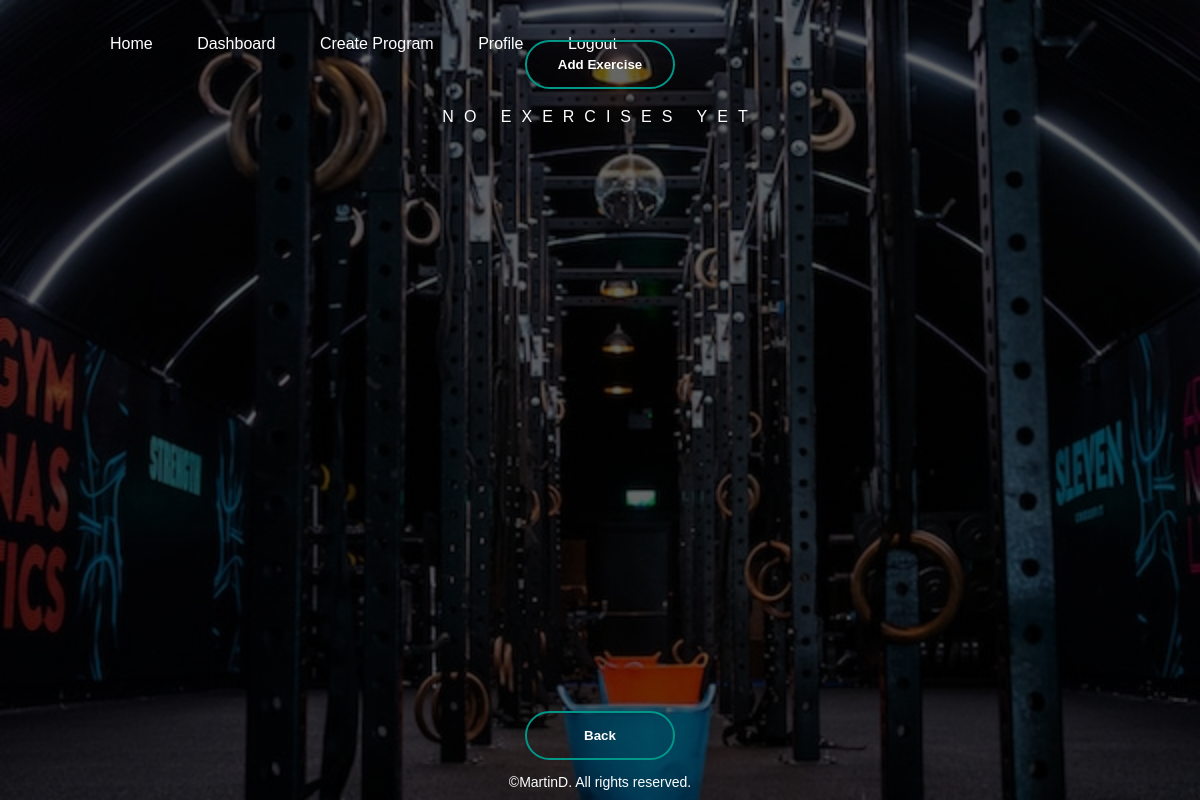
/programs/12/workout/17/exercise/info/ (signed in), run on an earlier commit of the app's database.
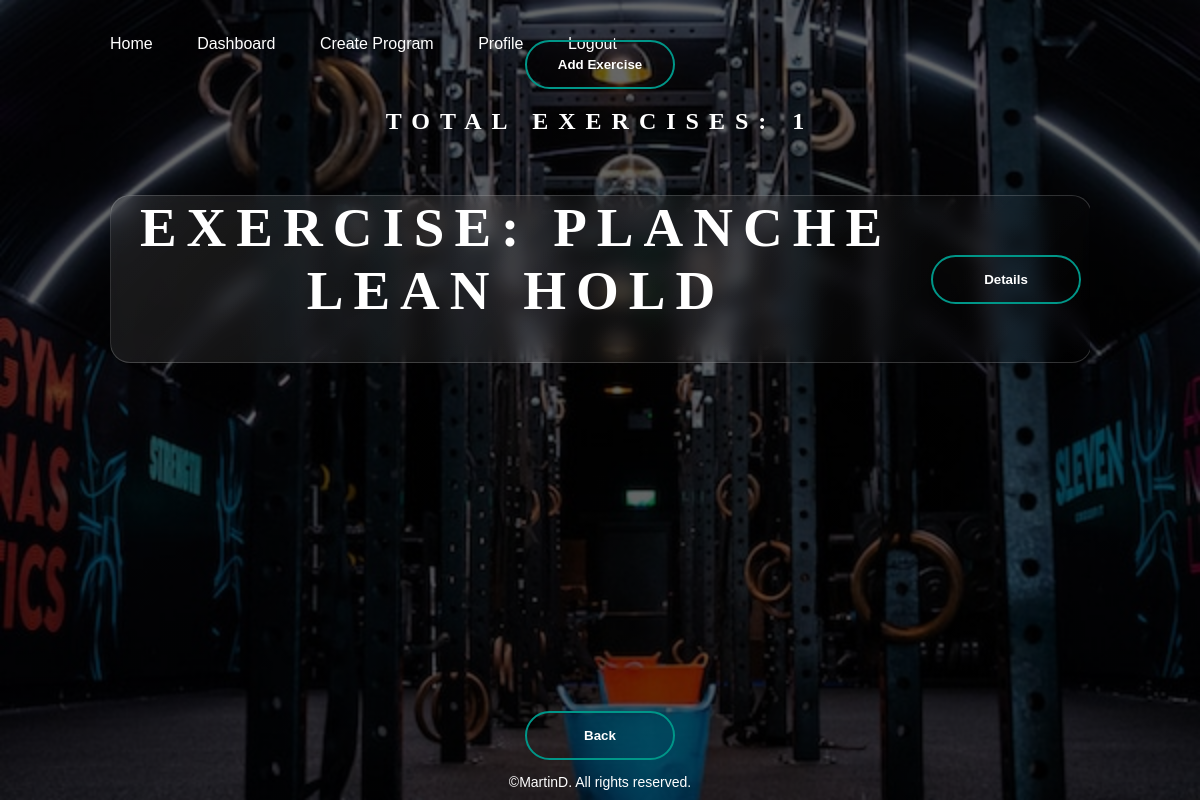
And on a later commit of the database.
### CalisthenicsWorkoutTracker/exercises/models.py (models this page shows, shortened)
class Exercise(models.Model):
    DIFFICULTY_CHOICES = [
        (1, 'Easy'),
        (2, 'Moderate'),
        (3, 'Intermediate'),
        (4, 'Challenging'),
        (5, 'Advanced'),
    ]
    MAX_NAME_LENGTH = 25
    MIN_NAME_LENGTH = 3
    MAX_DESCRIPTION_LENGTH = 200
    DEFAULT_REPETITIONS = 6
    MAX_REPETITIONS = 30
    name = models.CharField(
        max_length=MAX_NAME_LENGTH,
        validators=[MinLengthValidator(MIN_NAME_LENGTH), validate_exercise_name],
        verbose_name='Exercise Name',
        blank=False,
        null=False,
    )
    description = models.TextField(
        max_length=MAX_DESCRIPTION_LENGTH,
        verbose_name='Description',
        blank=True,
        null=True,
    )
    difficulty = models.IntegerField(
        choices=DIFFICULTY_CHOICES,
        verbose_name='Difficulty',
        help_text="1-5 (Easy to Advanced)",
        blank=False,
        null=False,
    )
    repetitions = models.PositiveIntegerField(
        default=DEFAULT_REPETITIONS,
        validators=[MaxValueValidator(MAX_REPETITIONS), validate_repetitions],
        verbose_name='Repetitions',
        blank=False,
        null=False,
    )
    workout = models.ForeignKey(
        to=Workout,
        on_delete=models.CASCADE,
        related_name='exercises_set',
        verbose_name='Workout',
    )
    user = models.ForeignKey(
        UserModel,
        on_delete=models.CASCADE,
    )

### CalisthenicsWorkoutTracker/exercises/views.py (the view)
# urls.py: path('info/', ExerciseInfoView.as_view(), name='info_exercise'),
class ExerciseInfoView(auth_mixins.LoginRequiredMixin, views.TemplateView):
    queryset = Exercise.objects.all()
    template_name = 'exercises/exercise_view_details.html'
    def get_context_data(self, **kwargs):
        context = super().get_context_data(**kwargs)
        workout = get_object_or_404(Workout, id=self.kwargs['workout_id'])
        program = get_object_or_404(Program, id=self.kwargs['program_id'])
        context['exercises'] = workout.exercises_set.all()
        context['program'] = program
        context['workout'] = workout
        return context

### templates/exercises/exercise_view_details.html (shortened to what this page needs)
{% extends 'base.html' %}
{% load static %}
{% block main_content %}
    <div class="add-button">
        <a href="{% url 'create_exercise' program_id=program.pk workout_id=workout.pk %}"><button>Add Exercise</button></a>
    </div>
    {% if not exercises %}
      <p class="no-exercises">No exercises yet</p>
    {% else %}
      <section id="exercises">
        <h1>Total exercises: {{ exercises.count }}</h1>
      </section>
        {% for exercise in exercises %}
            <section id="details-page">
            <div class="info-section">
            <div class="exercise-actions">
              <h2>Exercise: {{ exercise.name }}</h2>
              <div>
                  <a href="{% url 'details_exercise' pk=exercise.pk program_id=program.pk workout_id=workout.pk%}"><button>Details</button></a>
              </div>
            </div>
            </div>
        {% endfor %}
      {% endif %}
    <div class="back">
        <a href="{% url 'info_workout' program_id=program.pk%}">
                <button>Back</button>
        </a>
    </div>
    </section>
{% endblock %}

### templates/base.html (shortened to what this page needs)
{% load static %}
<!DOCTYPE html>
<html lang="en">
<head>
    <link rel="stylesheet" href="{% static 'css/style.css' %}">
</head>
<body>
    <div class="banner">
        <div class="navbar">
            <ul>
                <li><a href="{% url 'index' %}">Home</a></li>
                <li><a href="{% url 'dashboard' %}">Dashboard</a></li>
                {% if not request.user.is_authenticated %}
                <li><a href="{% url 'signup' %}">Register</a></li>
                <li><a href="{% url 'signin' %}">Login</a></li>
                {% else %}
                <li><a href="{% url 'create_program' %}">Create Program</a></li>
                <li><a href="{% url 'details_user' pk=request.user.pk %}">Profile</a></li>
                <li><a href="{% url 'logout' %}">Logout</a></li>
                {% endif %}
            </ul>
        </div>
        {% block main_content %}
        {% endblock %}
        <footer >&copy;MartinD. All rights reserved.</footer>
    </div>
  </body>
</html>

### staticfiles/css/details.css (style rules this page uses)
button, .edit-delete-button { width: 150px; padding: 15px 0; text-align: center; margin: 20px 10px; border-radius: 25px; font-weight: bold; border: 2px solid #009688; background: transparent; color: #fff; cursor: pointer; position: relative; overflow: hidden; }
#details-page { position: relative; display: block; width: 980px; margin: 40px auto; overflow: hidden; border-radius: 10px; transition: all 0.4s; }
#details-page>h1, h2 { letter-spacing: 10px; font-family: 'Cinzel', serif; color: white; font-size: 55px; font-weight: 600; margin-bottom: 40px; text-transform: uppercase; text-align: center; }
.info-section { position: relative; width: 100%; height: 100%; background-blend-mode: multiply; z-index: 2; background: linear-gradient(135deg, rgba(255,255,255,0.1), rgba(255,255,255,0)); backdrop-filter: blur(10px); -webkit-backdrop-filter: blur(10px); border-radius: 20px; border: 1px solid rgba(255,255,255,0.18); box-shadow: 0 8px 32px rgba(0, 0, 0, 0.37); }
.exercise-actions { display: flex; align-items: center; }
.exercise-actions button { margin-left: 10px; }

### staticfiles/css/main.css (style rules this page uses)
* { margin: 0; padding: 0; font-family: sans-serif; }
footer { position: fixed; bottom: 0; left: 0; width: 100%; text-align: center; color: #fff; font-size: 14px; padding: 10px 0; }
#programs>h1, #workouts>h1, #meal-plans>h1, #meals>h1, #exercises>h1 { text-align: center; color: #fff; text-transform: uppercase; padding: 20px; letter-spacing: 10px; font-family: 'Cinzel', serif; }
.back { position: fixed; bottom: 20px; left: 50%; transform: translateX(-50%); text-align: center; }
.add-button { position: fixed; top: 20px; left: 50%; transform: translateX(-50%); text-align: center; }

### staticfiles/css/nav.css (style rules this page uses)
.banner { width: 100%; height: 100vh; background-image: linear-gradient(rgba(0,0,0,0.60), rgba(0,0,0,0.60)), url("../images/dashboard_image.jpg"); background-size: cover; background-position: center; background-attachment: fixed; overflow-y: auto; }
.navbar { width: 85%; margin: auto; padding: 35px; display: flex; align-items: center; justify-content: space-between; }
.navbar ul li { list-style: none; display: inline-block; margin: 0 20px; position: relative; }
.navbar ul li a { text-decoration: none; color: #fff }
.navbar ul li::after { content: ''; height: 3px; width: 0; background: #009688; position: absolute; left: 0; bottom: -10px; transition: 0.5s; }

What changed in the data, as far as the page shows it:
added Exercise: name "PLANCHE LEAN HOLD"
Also different on the page:
{{ exercises.count }}: (not shown) → "1"
text no longer shown: "NO EXERCISES YET"
text now shown: "TOTAL EXERCISES:"
